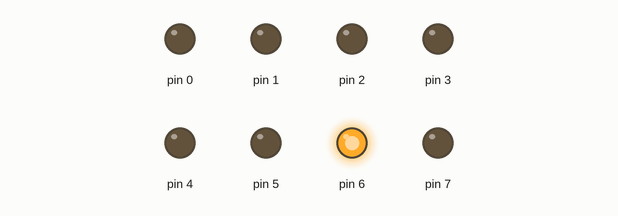
This sketch was run on a simulated Arduino Uno, built with avr-gcc and run on an emulated ATmega328P. On the bench: output pins drawn as LEDs (lit = HIGH). At 0.0 s the program stops and its outputs stay as they are.

Above: at 0.1 s.
Timing chart, 0 to 1.5 s (numbered marks = the images above):
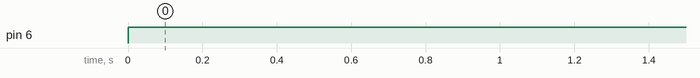

The sketch:

PWM_1.ino
```cpp
int main(){
  DDRD = 255;//PORTD COMO SAÍDA
  TCCR0A |= (1<<COM0A1);//MODO NÃO INVERTIDO
  //AS DUAS PRÓXIMAS LINHAS LIGAM O MODO FAST PWM
  TCCR0A |= (1<<WGM01) | (1<<WGM00);
  TCCR0B |= (1<<WGM02);
  TCCR0B |= (1<<CS01);//CONFIGURO UM PRESCALER = 8
  OCR0A = 120;//COMEÇA O DUTY-CYCLE(TENSÃO DE SAÍDA NO PINO) EM 200 = 3,92V
  while(1){

  }
}
```

Measured:
- by itself, pin 6: LOW → HIGH at 0.00 s
